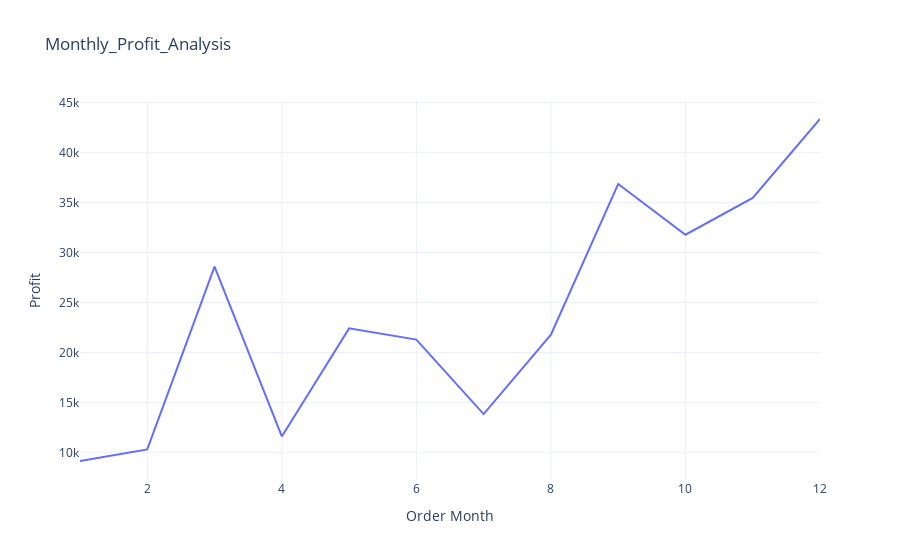

Notebook cell for this chart:
### Code cell
fig3 = px.line(monthly_sales, x='Order Month', y='Profit',title='Monthly_Profit_Analysis')
fig3.show()

### Figure 1 — Plotly figure (JSON) as saved in the notebook; plotly's stock layout.template omitted (floating-point values rounded to 4 significant figures)
{"data": [{"hovertemplate": "Order Month=%{x}<br>Profit=%{y}<extra></extra>", "legendgroup": "", "line": {"color": "#636efa", "dash": "solid"}, "marker": {"symbol": "circle"}, "mode": "lines", "name": "", "orientation": "v", "showlegend": false, "type": "scatter", "x": [1, 2, 3, 4, 5, 6, 7, 8, 9, 10, 11, 12], "xaxis": "x", "y": [9134.0, 10290.0, 28590.0, 11590.0, 22410.0, 21290.0, 13830.0, 21780.0, 36860.0, 31780.0, 35470.0, 43370.0], "yaxis": "y"}], "layout": {"autosize": true, "legend": {"tracegroupgap": 0}, "title": {"text": "Monthly_Profit_Analysis"}, "xaxis": {"anchor": "y", "autorange": true, "domain": [0, 1], "range": [1, 12], "title": {"text": "Order Month"}, "type": "linear"}, "yaxis": {"anchor": "x", "autorange": true, "domain": [0, 1], "range": [7233.0, 45270.0], "title": {"text": "Profit"}, "type": "linear"}}}
